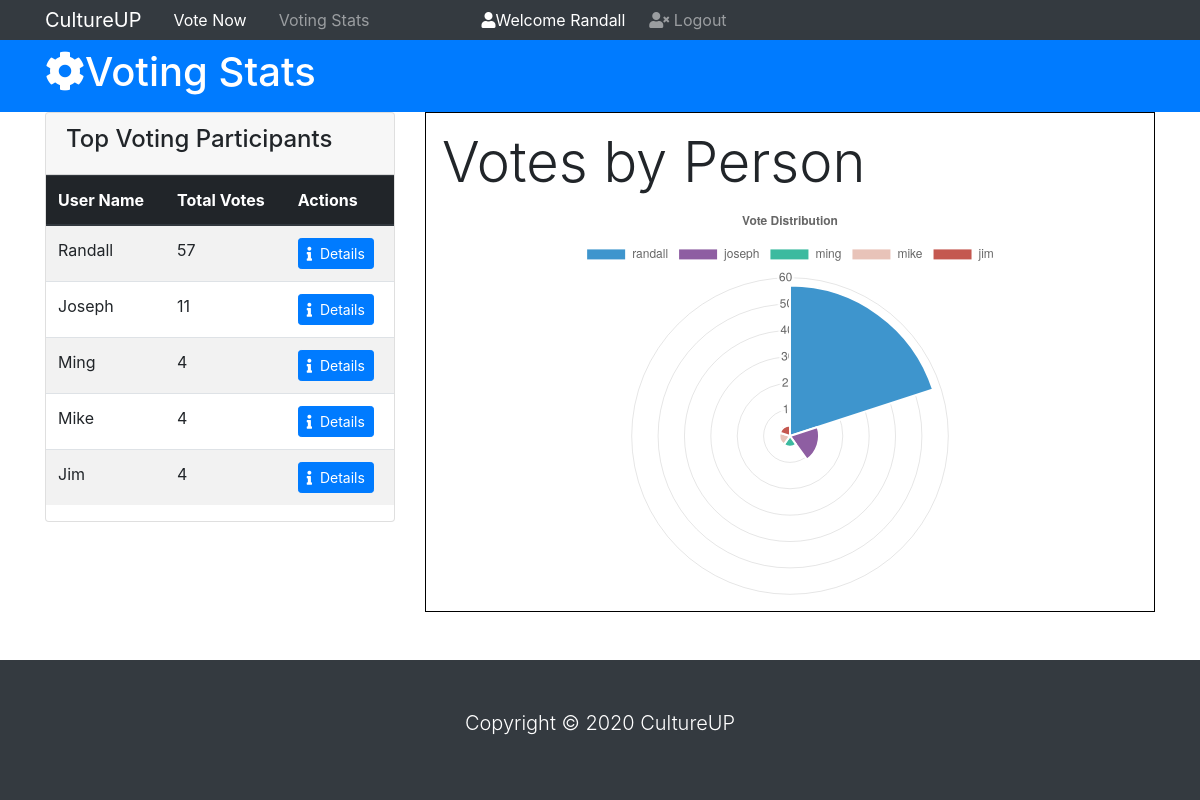
Before: /stats/stats (signed in) with the older database file.
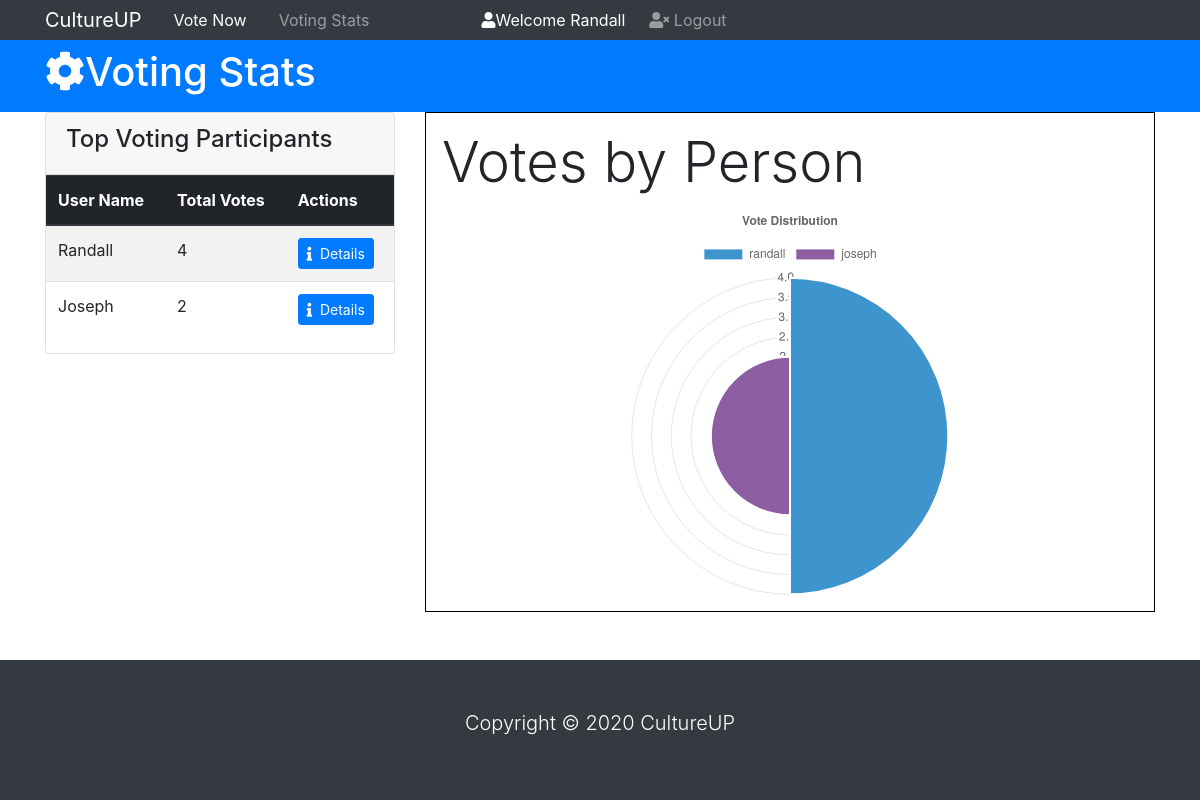
After: the same page with the newer database file.
### voteapp/models.py (models this page shows, shortened)
class Member(db.Model, UserMixin):
    __tablename__ = 'members'
    id = db.Column(db.Integer, primary_key = True)
    name = db.Column(db.String(64), unique=True, index=True)
    passwordHash = db.Column(db.String(128))

### voteapp/stats/views.py (the view)
@stats_blueprint.route('/stats')
@login_required
def stats():
    data = []
    label = []
    sql = '''select members.name, members.id, count(*) AS "total"
    from members join votes on members.name = votes.userName
    group by members.name
    ORDER BY total desc'''
    resultList = db.engine.execute(sql)
    rows = resultList.fetchall()
    for i in rows:
        label.append(str(i[0]))
        data.append(i[2])
        print("data: ", data, file=sys.stderr)
    return render_template('stats.html', results = rows, label = label, data = data)

### voteapp/models.py (called while the page is built)
@login_manager.user_loader
def load_user(memberId):
    return Member.query.get(memberId)

### voteapp/stats/templates/stats/stats.html (shortened to what this page needs)
{% extends "base-back.html"%}
{% block content %}
  <header id="main-header" class="py-2 bg-primary text-white">
    <div class="container">
      <div class="row">
        <div class="col-md-6">
          <h1>
            <i class="fas fa-cog"></i>Voting Stats</h1>
        </div>
      </div>
    </div>
  </header>
  <section id="results">
    <div class="container">
      <div class="row">
        <div class="col-md-4">
          <div class="card">
            <div class="card-header">
              <h4>Top Voting Participants</h4>
            </div>
            <table class="table table-striped">
              <thead class="thead-dark">
                <tr>
                  <th>User Name</th>
                  <th>Total Votes</th>
                  <th>Actions</th>
                </tr>
              </thead>
              <tbody>
                {%for item in results %}
                  <tr>
                    <td>{{item.name|capitalize}}</td>
                    <td>{{item.total}}</td>
                    <td><a class="btn btn-primary btn-sm" href="{{url_for('stats.countVotes', memberId = item.id)}}"
                      role="button"> <i class="fas fa-info"></i>&nbsp; Details</a></td>
                  </tr>
                  {% endfor %}
              </tbody>
            </table>
          </div>
        </div>
        <div class="col-md-8">
          <div class="wrapper p-3" style="border:1px solid #000000">
            <h1 class="display-4">Votes by Person</h1>
            <canvas id="polar-chart" width="800" height="450"></canvas>
          </div>
          <script type="text/javascript">
            new Chart(document.getElementById("polar-chart"), {
                type: 'polarArea',
                data: {
                  labels: {{label|safe}},
                  datasets: [{
                    label: "Vote Distribution",
                    backgroundColor: ["#3e95cd", "#8e5ea2","#3cba9f","#e8c3b9","#c45850","#f4d03f","#000066"],
                    data: {{data}}
                  }]
                },
                options: {
                  title: {
                    display: true,
                    text: 'Vote Distribution'
                  }
                }
            });
          </script>
        </div>
      </div>
      </div>
  </section>
  {% endblock %}

### voteapp/templates/base-back.html (shortened to what this page needs)
<!DOCTYPE html>
<html lang="en">
<head>
  <link rel="stylesheet" href="https://use.fontawesome.com/releases/v5.0.13/css/all.css"
>
  <link rel="stylesheet" href="https://stackpath.bootstrapcdn.com/bootstrap/4.1.1/css/bootstrap.min.css"
>
</head>
<body>
  <nav class="navbar navbar-expand-sm navbar-dark bg-dark p-0">
    <div class="container">
      <a href="{{url_for('main.index')}}" class="navbar-brand">CultureUP</a>
      <div class="collapse navbar-collapse" id="navbarCollapse">
        <ul class="navbar-nav">
          {% if current_user.is_authenticated %}
            <li class="nav-item px-2">
              <a href="{{url_for('vote.vote')}}" class="nav-link active">Vote Now</a>
            </li>
            <li class="nav-item px-2">
              <a href="{{url_for('stats.stats')}}" class="nav-link">Voting Stats</a>
            </li>
            <li class="text-white nav-item ml-5 pl-5 pr-2 pt-2">
              <i class="fas fa-user"></i>Welcome {{current_user.name | capitalize}}
            </li>
            <li class="nav-item px-2 ">
              <a href="{{url_for('auth.logout')}}" class="nav-link">
                <i class="fas fa-user-times"></i> Logout
              </a>
            </li>
          {% endif %}
        </ul>
      </div>
    </div>
  </nav>
  {%block content%}
  {% endblock %}
  <footer id="main-footer" class="bg-dark text-white mt-5 p-5">
    <div class="container">
      <div class="row">
        <div class="col">
          <p class="lead text-center">
            Copyright &copy;
            <span id="year"></span>
            CultureUP
          </p>
        </div>
      </div>
    </div>
  </footer>
</body>
</html>

Changed rows visible on the page:
no longer on this page (row edited): Member: name "Ming", total "4"
no longer on this page (row edited): Member: name "Mike", total "4"
no longer on this page (row edited): Member: name "Jim", total "4"
changed Member "Randall": total "57" → "4"
changed Member "Joseph": total "11" → "2"
Other visible differences:
chart data {{ label|safe }}: ['randall', 'joseph', 'ming', 'mike', 'jim'] → ['randall', 'joseph']
chart data {{ data }}: [57, 11, 4, 4, 4] → [4, 2]
